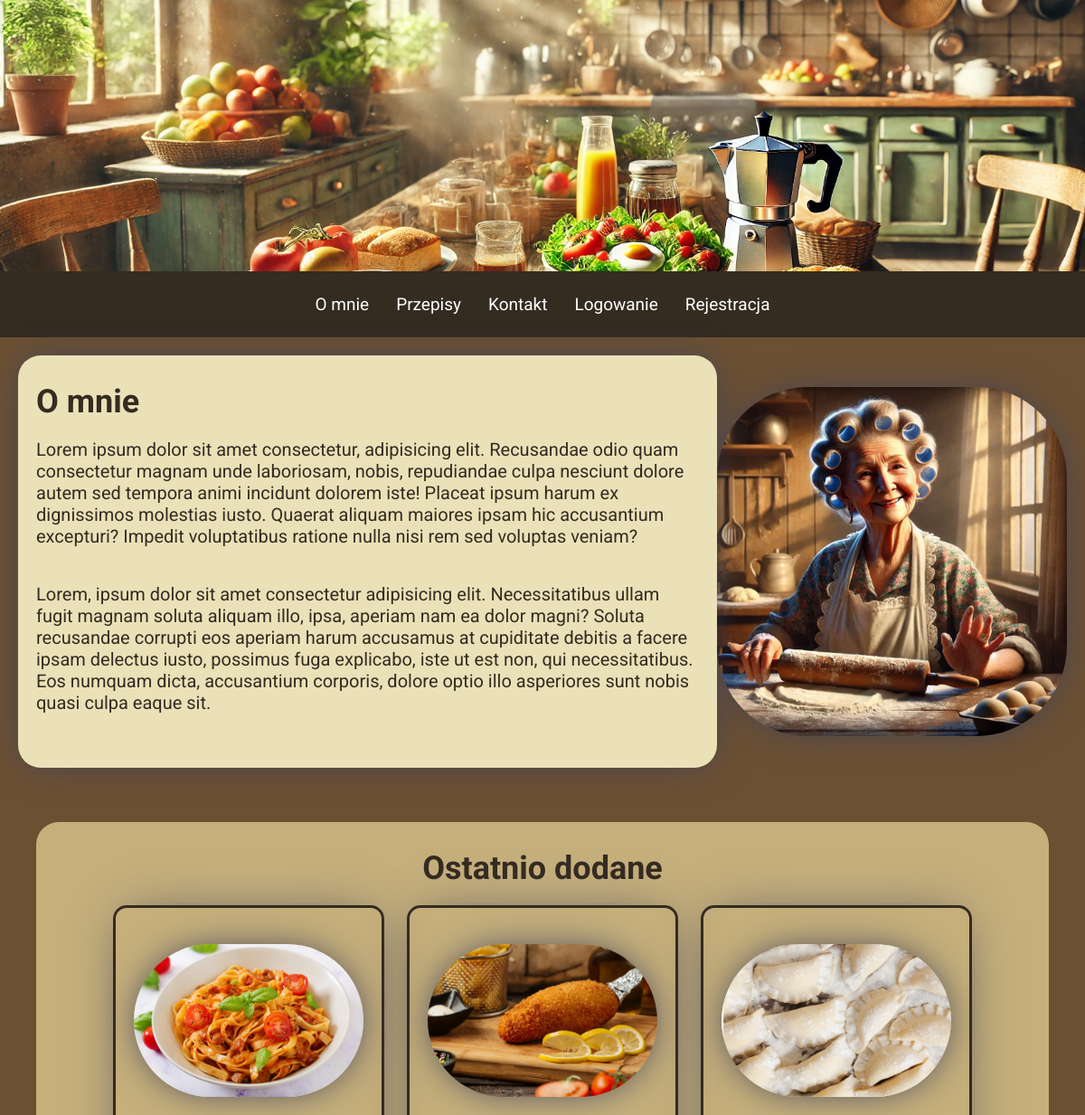
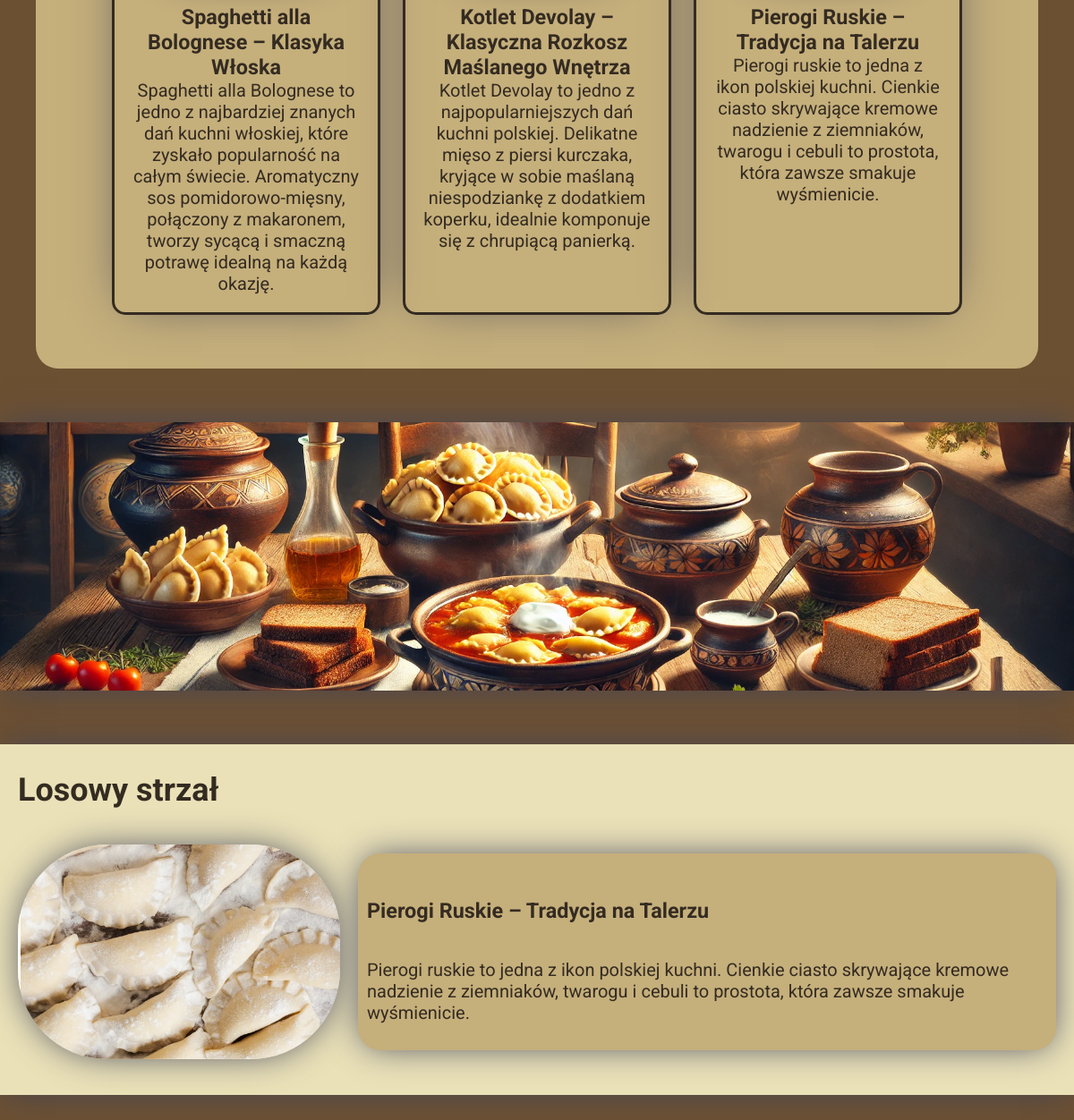
The page / on the database its author committed (2 pictures, top to bottom).
### blog/models.py (models this page shows, shortened)
class PostModel(models.Model):
    title = models.CharField(max_length=150, verbose_name="Tytuł:")
    author = models.ForeignKey(
        User, verbose_name=("Autor:"), on_delete=models.CASCADE)
    slug = models.SlugField(primary_key=True)
    date = models.DateField(auto_now_add=True, verbose_name="Data:")
    excerpt = models.TextField(verbose_name="skrót", validators=[
                               MinLengthValidator, MaxLengthValidator(250)])
    ingredients = models.TextField(
        validators=[MinLengthValidator(5)], verbose_name="Składniki:", null=True)
    prepare = models.TextField(
        validators=[MinLengthValidator(5)], verbose_name="Sposób przygotowania:", null=True)
    image = models.ImageField(upload_to="dishes")
    tags = models.ManyToManyField(TagModel, verbose_name=("Tag:"))
    class Meta:
        verbose_name_plural = "Posty"

### blog/views.py (the view)
# urls.py: path("", views.index, name="main_page"),
def index(request):
    all_posts = PostModel.objects.all()
    recent_posts = all_posts.order_by("-date")[:3]
    random_post = random.choice(all_posts)
    try:
        last_comment = random_post.comments.all().last()
    except:
        last_comment = False
    print(last_comment)
    return render(request, "blog/index.html", {
        "posts": recent_posts,
        "header": "Ostatnio dodane",
        "random_post": random_post,
        "last_comment": last_comment,
    })

### blog/templates/blog/index.html (shortened to what this page needs)
{% extends "base.html" %}
{% load static %}
{% block style %}
    <link rel="stylesheet" href="{% static "blog/index.css" %}">
{% endblock %}
{% block content %}
<section class="about-me">
    <div class="text">
        <h2>O mnie</h2>
        <p>Lorem ipsum dolor sit amet consectetur, adipisicing elit. Recusandae odio quam consectetur magnam unde laboriosam, nobis, repudiandae culpa nesciunt dolore autem sed tempora animi incidunt dolorem iste! Placeat ipsum harum ex dignissimos molestias iusto. Quaerat aliquam maiores ipsam hic accusantium excepturi? Impedit voluptatibus ratione nulla nisi rem sed voluptas veniam?</p>
        <p>Lorem, ipsum dolor sit amet consectetur adipisicing elit. Necessitatibus ullam fugit magnam soluta aliquam illo, ipsa, aperiam nam ea dolor magni? Soluta recusandae corrupti eos aperiam harum accusamus at cupiditate debitis a facere ipsam delectus iusto, possimus fuga explicabo, iste ut est non, qui necessitatibus. Eos numquam dicta, accusantium corporis, dolore optio illo asperiores sunt nobis quasi culpa eaque sit.</p>
    </div>
        <img src="{% static "blog/images/index/about-me.webp" %}" alt="">
</section>
{% include "blog/includes/posts.html" %}
<section class="second-baner"></section>
 <section class="random-post">
    <h2>Losowy strzał</h2>
    <div class="description">
        <img src="{{random_post.image.url}}" alt="{{random_post.title}}">
        <div class="text">
        <h3>{{random_post.title}}</h3>
        <p>{{random_post.excerpt}}</p>
    </div>
    </div>
</section>
{% endblock  %}

### templates/base.html (shortened to what this page needs)
{% load static %}
<!DOCTYPE html>
<html lang="en">
<head>
    <link rel="stylesheet" href="{% static "base.css" %}">
{% block style %}{% endblock  %}
</head>
<body>
    <header>
        <div class="baner"></div>
        <nav class="main-nav">
            <a class="nav-el" href="{% url "main_page" %}"  >O mnie</a>
            <a class="nav-el" href="{% url "all_posts" %}"  >Przepisy</a>
            <a class="nav-el" href="{% url "contact" %}" >Kontakt</a>
            {% if user.is_authenticated  %}
            <form action="{% url "logout" %}" method="POST" >
                {% csrf_token %}
                <input type="hidden" name="next" value={{request.path}}>
                <button class=" nav-el" >Wyloguj</button>
            </form>
            {% else %}
                <a class=" nav-el" href="{% url "login" %}" >Logowanie</a>
            {% endif %}
            <a class=" nav-el" href="{% url "registration" %}" >Rejestracja</a>
        </nav>
    </header>
    {% block content %}{% endblock  %}
</body>
</html>

### blog/templates/blog/includes/posts.html
{% load static %}
<!DOCTYPE html>
<html lang="en">
<head>
   <link rel="stylesheet" href="{% static "blog/includes/posts.css" %}">
</head>
<body>
    <section class="posts-section">
        <h2>{{header}}</h2>
        <div class="posts">
            {% for post in posts  %}
            <a  href="{% url "post" slug=post.slug %}" class="post" >
                <img src="{{ post.image.url }}" alt="{{post.title}}">
                <h3>{{post.title}}</h3>
                <p>{{post.excerpt}} </p>
            </a>
            {% endfor %}
        </div>
    </section>
</body>
</html>

### static/base.css (style rules this page uses)
:root { --primary-color: #EAE1B8; --secondary-color: #C5AF7B; --buttons-color: #9C7D4F; --text-color: #342B21; --second-text-color: #6C5032; --box-shadow: 0px 0px 38px -5px rgba(66, 68, 90, 1); }
* { box-sizing: border-box; margin: 0; padding: 0; font-family: "Roboto", serif; color: var(--text-color); }
body { background-color: var(--second-text-color); }
header .baner { min-height: 250px; background-image: url(images/header_banner.webp); background-size: cover; background-position: 85% 50%; background-repeat: no-repeat; }
header .main-nav { display: flex; justify-content: center; align-items: center; flex-wrap: wrap; gap: 0.25rem; padding: 1rem .5rem; background-color: var(--text-color); color: var(--primary-color); }
.nav-el { color: white; text-decoration: none; position: relative; padding: .25rem; border: none; font-size: .95rem; background-color: transparent; }
.nav-el::after { content: ""; display: block; width: 0; height: 2px; position: absolute; bottom: 0; left: 0; right: 100%; background-color: white; transition: width .3s; }
@media (min-width:400px) { html { font-size: 20px; } }
@media (min-width:700px) { header .baner { min-height: 300px; } }
@media (min-width:700px) { header .main-nav { gap: 1rem; } }

### blog/static/blog/index.css (style rules this page uses)
.about-me { display: grid; grid-template-columns: 1fr; grid-template-rows: 1fr .4fr; margin: 1rem; }
.about-me .text { position: relative; z-index: 1; background-color: var(--primary-color); border-radius: 25px; padding: 1rem; -webkit-box-shadow: var(--box-shadow); -moz-box-shadow: var(--box-shadow); box-shadow: var(--box-shadow); }
.text h2, .random-post h2 { margin: .5rem 0 1rem; font-size: 1.8rem; }
.about-me .text p { margin: 1rem 0; }
.about-me img, .description img { width: 80%; margin: 1rem auto; border-radius: 100px; -webkit-box-shadow: var(--box-shadow); -moz-box-shadow: var(--box-shadow); box-shadow: var(--box-shadow); }
.second-baner { min-height: 250px; background-image: url(images/index/dish_baner.webp); background-size: cover; background-repeat: no-repeat; background-position: center; margin-bottom: 3rem; -webkit-box-shadow: var(--box-shadow); -moz-box-shadow: var(--box-shadow); box-shadow: var(--box-shadow); }
.random-post { padding: 1rem; background-color: var(--primary-color); -webkit-box-shadow: var(--box-shadow); -moz-box-shadow: var(--box-shadow); box-shadow: var(--box-shadow); margin-bottom: 3rem; }
.random-post .description { display: flex; justify-content: center; flex-direction: column; }
.description img { width: 14rem; margin-bottom: 2rem; }
.description .text { padding: .5rem; background-color: var(--secondary-color); color: var(--text-color); border-radius: 25px; -webkit-box-shadow: var(--box-shadow); -moz-box-shadow: var(--box-shadow); box-shadow: var(--box-shadow); }
.text h3 { padding: 2rem 0; }
.text p { padding-bottom: 1rem; }
@media (min-width:400px) { html { font-size: 20px; } }
@media (min-width:725px) { .about-me { display: grid; grid-template-columns: 1fr .5fr; grid-template-rows: 1fr; align-items: center; margin-bottom: 3rem; } }
@media (min-width:725px) { .about-me img, .description img { width: 100%; margin: 1rem auto; } }
@media (min-width:725px) { .second-baner { min-height: 300px; } }
@media (min-width:725px) { .random-post .description { flex-direction: row; align-items: center; gap: 20px; } }
@media (min-width:725px) { .description img { width: 18rem; } }

### rows shown on the page
PostModel: image (picture), title "Spaghetti alla Bolognese – Klasyka Włoska", excerpt "Spaghetti alla Bolognese to jedno z najbardziej znanych dań kuchni włoskiej, które zyskało popularność na całym świecie. Aromatyczny sos pomidorowo-mięsny, połączony z makaronem, tworzy sycącą i smaczną potrawę idealną na każdą okazję."
PostModel: image (picture), title "Kotlet Devolay – Klasyczna Rozkosz Maślanego Wnętrza", excerpt "Kotlet Devolay to jedno z najpopularniejszych dań kuchni polskiej. Delikatne mięso z piersi kurczaka, kryjące w sobie maślaną niespodziankę z dodatkiem koperku, idealnie komponuje się z chrupiącą panierką."
PostModel: image (picture), title "Pierogi Ruskie – Tradycja na Talerzu", excerpt "Pierogi ruskie to jedna z ikon polskiej kuchni. Cienkie ciasto skrywające kremowe nadzienie z ziemniaków, twarogu i cebuli to prostota, która zawsze smakuje wyśmienicie."

### other values the page prints
{{ header }} "Ostatnio dodane"
